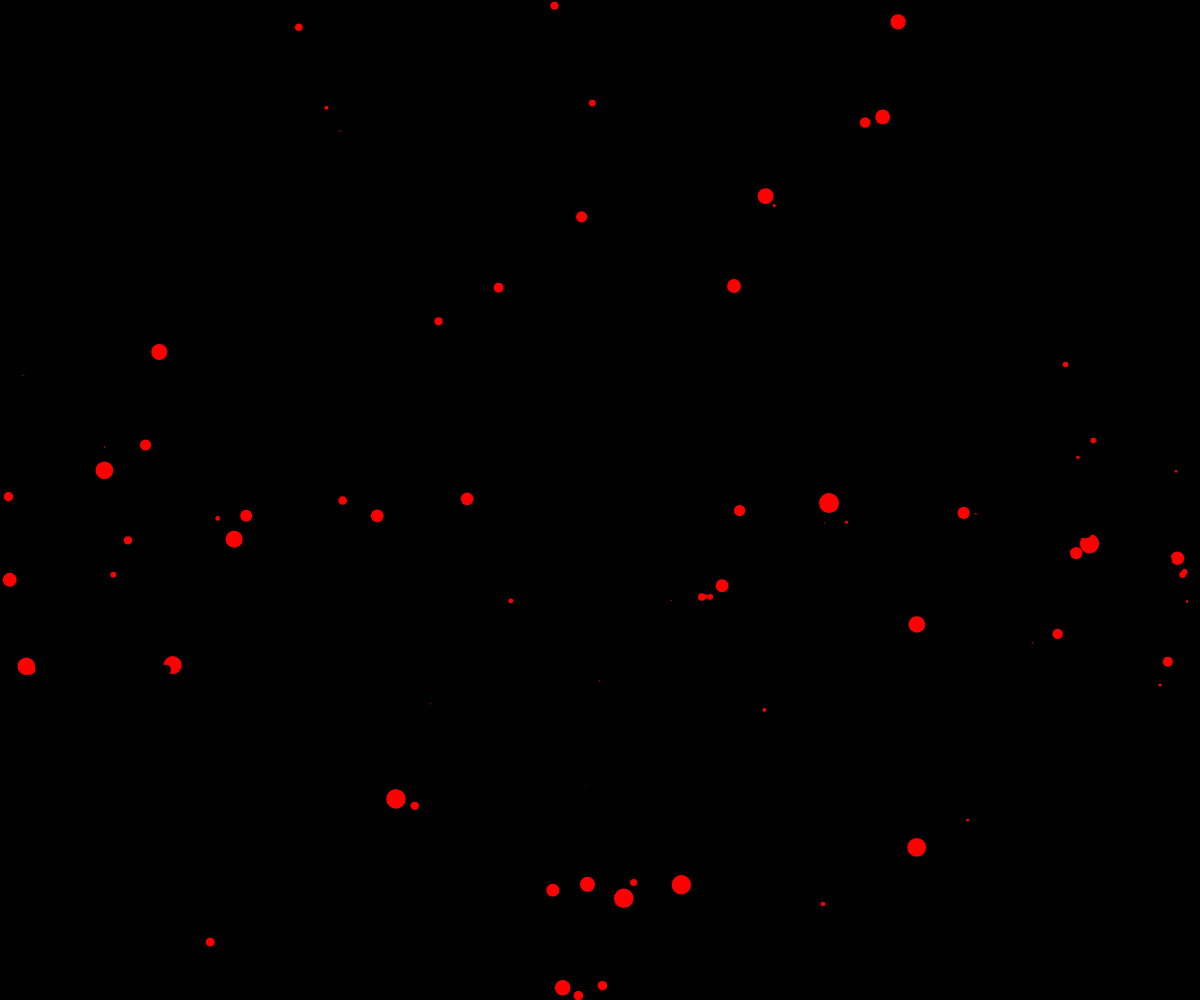
Frame 1 (no input)
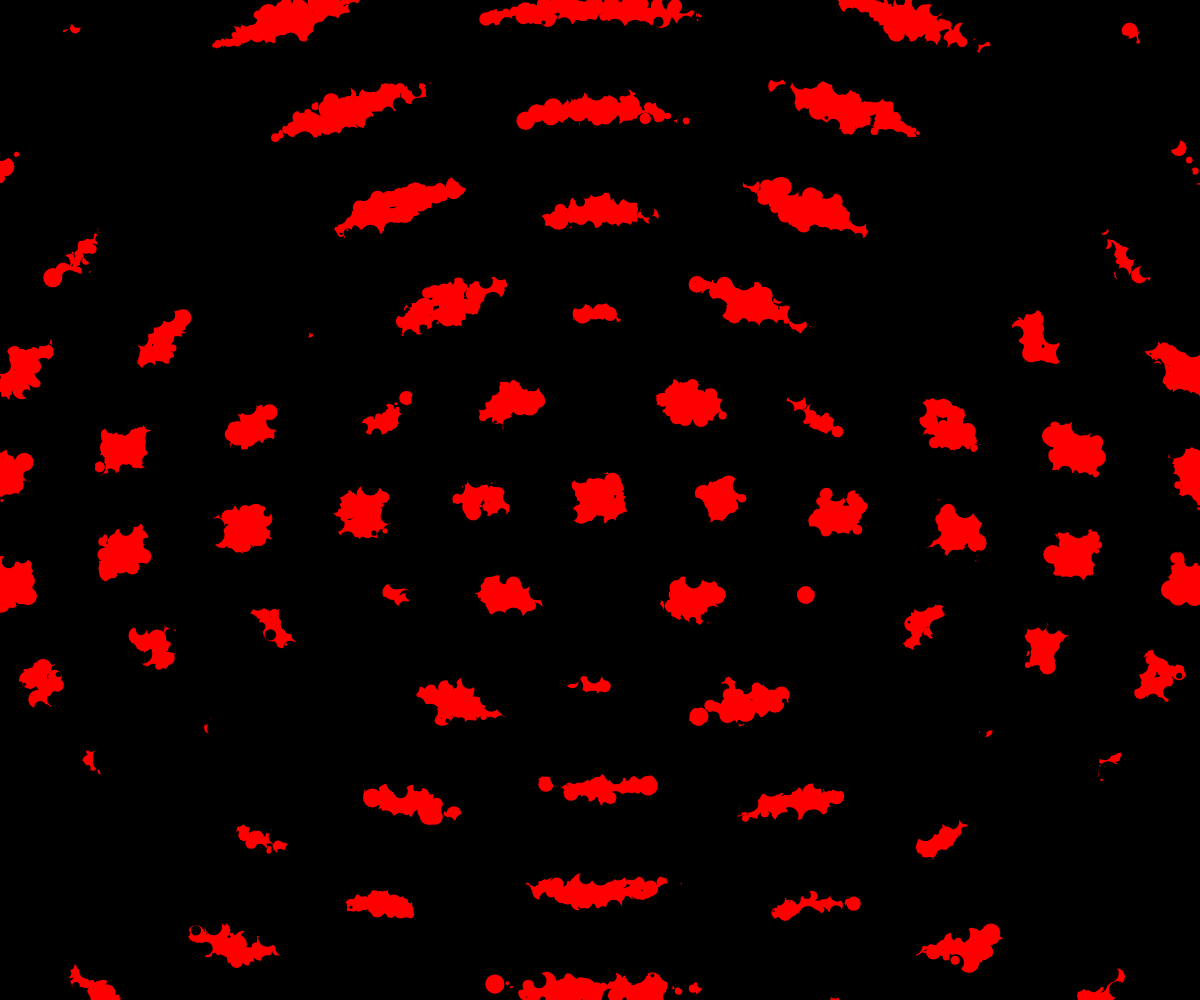
Frame 60 (no input)
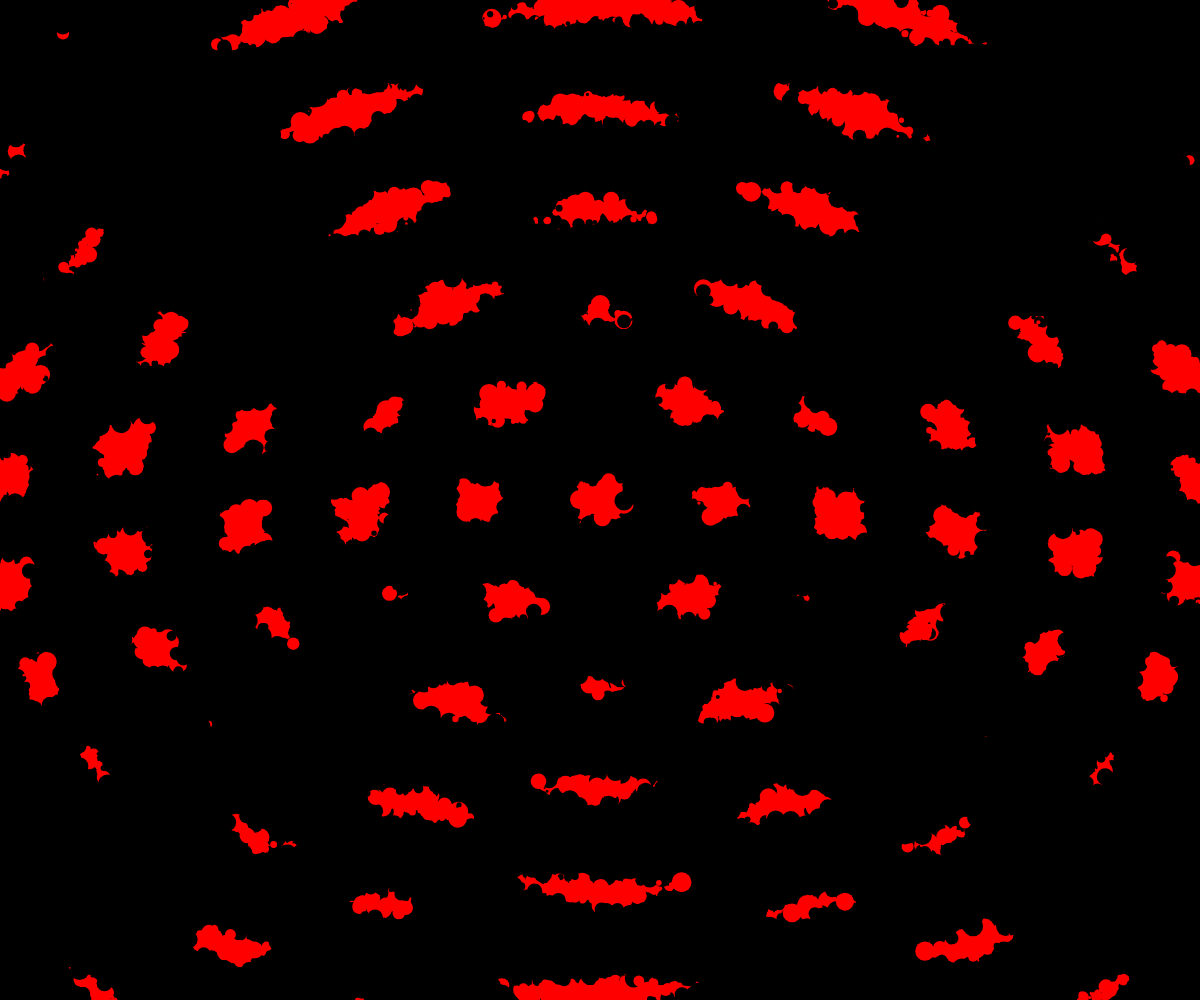
Frame 120 (the mouse pressed at the canvas centre since frame 60)

The p5.js sketch that drew these frames (run headless with seeded random() and noise() and a simulated clock; from frame 60 on, the mouse is pressed at the canvas centre):

// p5.js sketch
// ── sketch.js
let R = (a=1)=>Math.random()*a;
let L = (x,y)=>(x*x+y*y)**0.5; // Elements by Euclid 300 BC

function setup() {
  createCanvas(windowWidth, windowHeight);
  background(0);
}

function draw_circle([x,y],r,c) {
  noStroke(); fill(c);
  ellipse((x+1)*width/2, (y+1)*height/2, random(20));
  
}

function sdf_circle([x,y], [cx,cy], r) {
  x -= cx;
  y -= cy;
  return L(x, y) - r;
}

function sdf_box([x,y], [cx,cy], [w,h]) {
  x -= cx;
  y -= cy;
  return k(abs(x)-w, abs(y)-h);  
}

let k = (a,b)=>a>0&&b>0?L(a,b):a>b?a:b;

function sdf_rep(x, r) {
  x/=r;
  x -= Math.floor(x)+.5;
  x*=r;
  return x;
}

function sdf([x,y]) {
  let bal = abs(sdf_rep(sdf_circle([x,y], [-.2,0], .1),.2))-.05;
  let bbl = abs(sdf_rep(sdf_circle([x,y], [.2,0], .1),.2))-.05;
  let bba = abs(sdf_rep(sdf_circle([x,y], [0,3], -.1),.2))-.05;
  return max(bal, bbl, bba);
}


function draw() {
  for (let k = 0; k < 1000; k++) {
    let p = [R(2)-1, R(2)-1];
    let d = sdf(p);
    let col = '#000';
    if (d < -.01) col = 'red';
    if (d > .01) col = 'black';
    draw_circle(p, 2, col);    
  }
}
